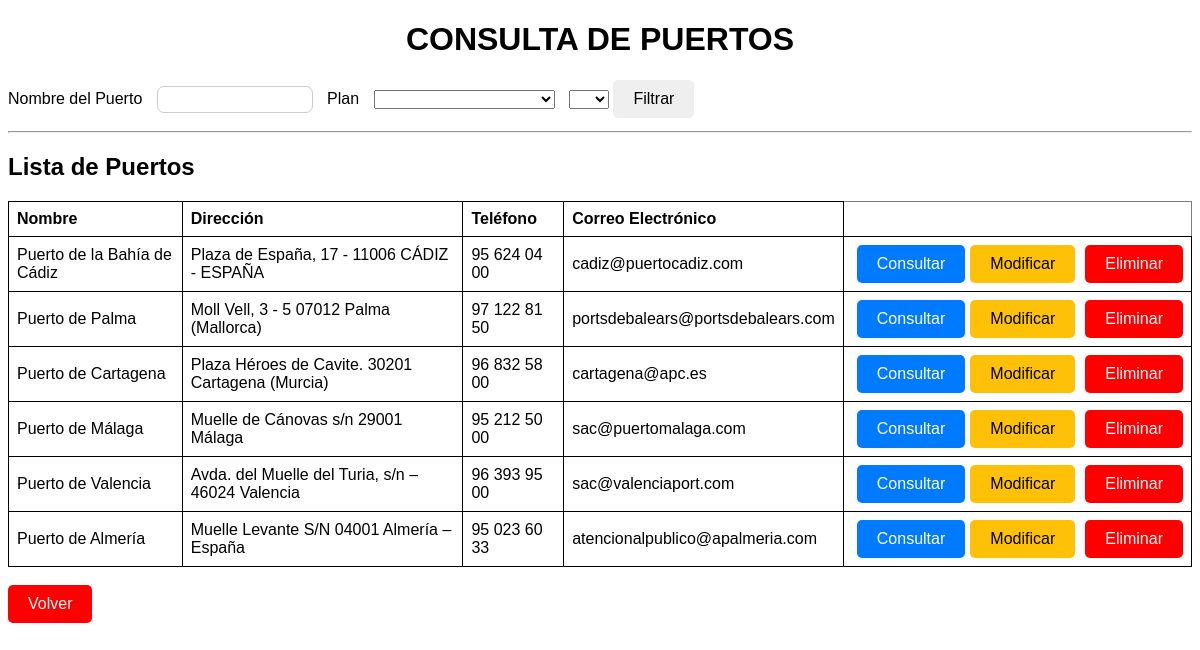
Screenshot of /consult_port with the database file from the repository.
### tables this page shows
CREATE TABLE Generales (
        puerto_id INTEGER PRIMARY KEY AUTOINCREMENT,
        nombre_pu TEXT NOT NULL,
        direccion TEXT NOT NULL,
        telefono TEXT NOT NULL,
        mail TEXT NOT NULL
    );

### main.py (the view, shortened to what this page needs)
@app.route('/consult_port', methods=['GET', 'POST'])
def consult_port():
    conn = sqlite3.connect('puertos.db')
    cursor = conn.cursor()
    cursor.execute("SELECT puerto_id, nombre_pu, direccion, telefono, mail FROM Generales")
    puertos = cursor.fetchall()
    conn.close()
    return render_template('read.html', puertos=puertos)

### templates/read.html (shortened to what this page needs)
<!DOCTYPE html>
<html lang="es">
<head>
    <link rel="stylesheet" href="{{ url_for('static', filename='styles.css') }}">
</head>
<body>
    <h1>Consulta de Puertos</h1>
    <form action="{{ url_for('consult_port') }}" method="POST">
        <label for="nombre_puerto">Nombre del Puerto</label>
        <input type="text" id="nombre_puerto" name="nombre" >
        <label for="plan">Plan</label>
        <select id="plan" name="plan">
            <option value=""></option>
            <option value="Plan Estratégico">Plan Estratégico</option>
        </select>
        <select id="si_no" name="si_no">
            <option value=""></option>
            <option value="Si">Si</option>
        </select>
        <button type="submit">Filtrar</button>
    </form>
    <hr>
    <h2>Lista de Puertos</h2>
    <table border="1">
        <thead>
            <tr>
                <th>Nombre</th>
                <th>Dirección</th>
                <th>Teléfono</th>
                <th>Correo Electrónico</th>
            </tr>
        </thead>
        <tbody>
            {% for puerto in puertos %}
            <tr>
                <td>{{ puerto[1] }}</td>
                <td>{{ puerto[2] }}</td>
                <td>{{ puerto[3] }}</td>
                <td>{{ puerto[4] }}</td>
                <td class="port-actions">
                    <div class="port-container">
                        <div class="action-buttons">
                            <form action="{{ url_for('show_details', puerto_id=puerto[0])}}" method="GET">
                                <button class="action-button consult-button" type="submit">Consultar</button>
                            </form>
                            <form action="{{ url_for('modify_port', puerto_id=puerto[0])}}" method="GET">
                                <button class="action-button modify-button" type="submit">Modificar</button>
                            </form>
                            <form action="{{ url_for('delete_port') }}" method="POST" onsubmit="return confirm('¿Estás seguro de que deseas eliminar este puerto?');">
                                <button class="action-button delete-button" type="submit">Eliminar</button>
                            </form>
                        </div>
                    </div>
                </td>
            </tr>
            {% endfor %}
        </tbody>
    </table>
    <br>
    <button type="button" id="button-back" onclick="window.location.href='{{ url_for('index') }}'">Volver</button>
</body>
</html>

### static/styles.css (style rules this page uses)
body { font-family: Arial, sans-serif; }
h1 { text-align: center; text-transform: uppercase; }
select { margin-left: 10px; display: inline-block; }
label { display: inline-block; margin-bottom: 5px; }
input[type="text"], input[type="tel"], input[type="email"], input[type="number"] { width: 20%; padding: 5px; margin-bottom: 10px; margin-left: 10px; margin-right: 10px; border: 1px solid #ccc; border-radius: 7px; }
table { border-collapse: collapse; width: 100%; }
th, td { border: 1px solid black; padding: 8px; text-align: left; }
button[type="submit"], button[type="button"] { padding: 10px 20px; border-radius: 5px; font-size: 16px; cursor: pointer; border: none; }
#button-back { background-color: #ff0000; color: #fff; margin-right: 10px; }
form { display: inline-block; }
.action-button { display: inline-block; padding: 5px 10px; border: none; cursor: pointer; border-radius: 5px; font-size: 14px; }
.consult-button { background-color: #007bff; color: #fff; }
.modify-button { background-color: #ffc107; color: #000; }
.port-container { display: flex; align-items: center; }
.action-buttons { display: flex; }
.action-button { margin-left: 5px; }
.delete-button { background-color: #ff0000; color: #fff; margin-left: 10px; }

### rows the page displays
Generales: nombre_pu "Puerto de la Bahía de Cádiz", direccion "Plaza de España, 17 - 11006 CÁDIZ - ESPAÑA", telefono "95 624 04 00", mail "cadiz@puertocadiz.com"
Generales: nombre_pu "Puerto de Palma", direccion "Moll Vell, 3 - 5 07012 Palma (Mallorca)", telefono "97 122 81 50", mail "portsdebalears@portsdebalears.com"
Generales: nombre_pu "Puerto de Cartagena", direccion "Plaza Héroes de Cavite. 30201 Cartagena (Murcia)", telefono "96 832 58 00", mail "cartagena@apc.es"
Generales: nombre_pu "Puerto de Málaga", direccion "Muelle de Cánovas s/n 29001 Málaga", telefono "95 212 50 00", mail "sac@puertomalaga.com"
Generales: nombre_pu "Puerto de Valencia", direccion "Avda. del Muelle del Turia, s/n – 46024 Valencia", telefono "96 393 95 00", mail "sac@valenciaport.com"
Generales: nombre_pu "Puerto de Almería", direccion "Muelle Levante S/N 04001 Almería – España", telefono "95 023 60 33", mail "atencionalpublico@apalmeria.com"
